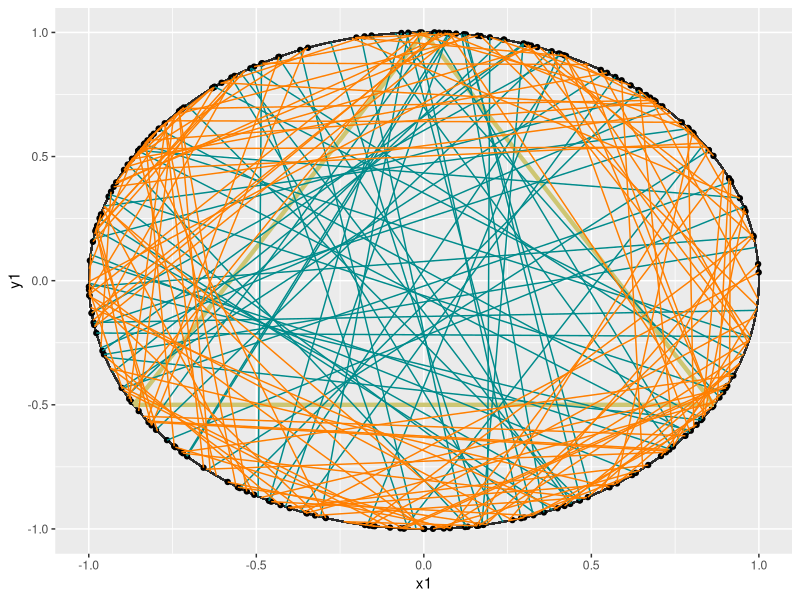
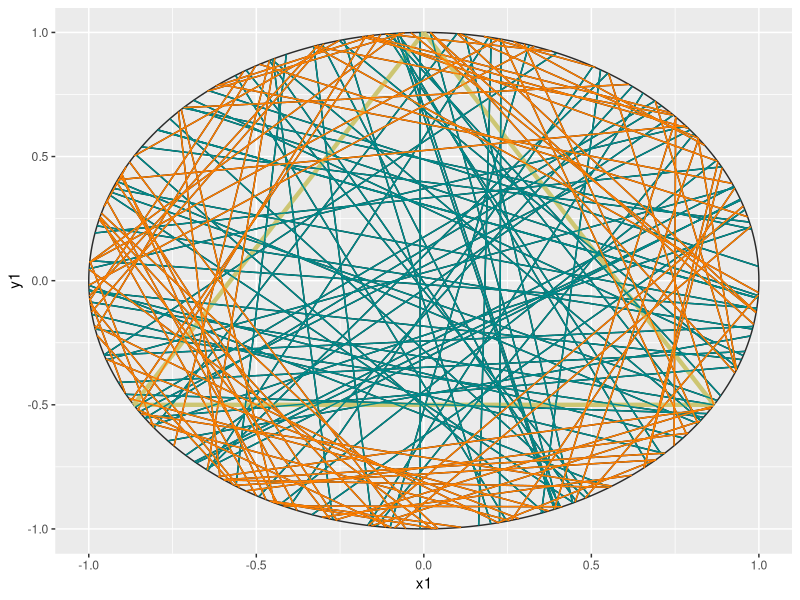
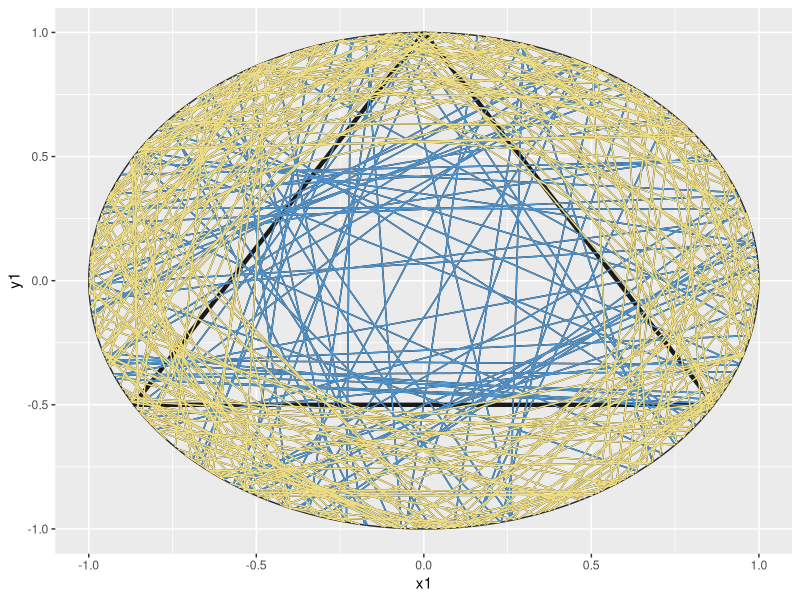

Write the R code that produced these figures, in order.
# Instruction to students: You may clear the code in this file and replace it
# with your own.

library(tidyverse)
library(ggforce)
library(ggplot2)
library(dplyr)

# METHOD A (Random Endpoints) --------------------------------------------------
n <- 200 # number of chords - can be changed

theta_A1 <- runif(n, 0, 2*pi)
theta_A2 <- runif(n, 0, 2*pi)
endpoint <- tibble(
  x1 = cos(theta_A1),
  y1 = sin(theta_A1),
  x2 = cos(theta_A2),
  y2 = sin(theta_A2))

eqtri_df <- tibble(
  x    = c(0, sqrt(3) / 2, -sqrt(3) / 2),
  y    = c(1, -0.5, -0.5),
  xend = c(sqrt(3) / 2, -sqrt(3) / 2, 0),
  yend = c(-0.5, -0.5, 1))

circle <- mutate(.data = endpoint, l = sqrt((x2 - x1)^2 + (y2 - y1)^2)) # add new column l

eqtri_df_new <- mutate(.data = eqtri_df, s = sqrt((xend - x)^2 + (yend - y)^2)) # add new column s

final_eqtri_df_new <- slice(.data = eqtri_df_new, 1) # only need 1 row as reference

s <- final_eqtri_df_new$s

final_table <- bind_cols(circle, s)
colnames(final_table)[6]  <- "s"

compare <- select(.data = final_table, l, s)
longer <- filter(.data = final_table, l > s)
shorter <- filter(.data = final_table, l < s)
print(longer)
chords_longer <- print(nrow(longer))

ggplot(data = endpoint, aes(x = x1, y = y1)) +
  ggforce::geom_circle(aes(x0 = 0, y0 = 0, r = 1), col = "gray17") +
  geom_point() + 
  geom_segment(data = eqtri_df, aes(x = x, y = y, xend = xend, yend = yend), col = "khaki3", lwd = 1.5) +
  geom_segment(data = longer , aes(x = x1, y = y1, xend = x2, yend = y2), col = "darkcyan") + 
  geom_segment(data = shorter , aes(x = x1, y = y1, xend = x2, yend = y2), col = "darkorange1") 

# Using Principle of Indifference
prob = chords_longer/n
print(prob)

# METHOD B (Random Radial Points) ----------------------------------------------
n <- 150 # number of chords - can be changed
r <- 1

theta_B <- runif(n, 0, 2*pi) # randomise angles
P <- runif(n,0,r) # randomise radius
Q <- sqrt(r^2-P^2) 

# Coordinates of random endpoints
endpoint <- tibble(
  x1 = P*cos(theta_B)+ Q*sin(theta_B),
  y1 = P*sin(theta_B)- Q*cos(theta_B),
  x2 = P*cos(theta_B)- Q*sin(theta_B),
  y2 = P*sin(theta_B)+ Q*cos(theta_B))

# Coordinates of equilateral triangle
eqtri_df <- tibble(
  x    = c(0, sqrt(3) / 2, -sqrt(3) / 2),
  y    = c(1, -0.5, -0.5),
  xend = c(sqrt(3) / 2, -sqrt(3) / 2, 0),
  yend = c(-0.5, -0.5, 1))

# new data for length l of chords and size s of triangle's lengths
endpoint_new <- mutate(.data = endpoint, l = sqrt((x2-x1)^2+(y2-y1)^2))
eqtri_df_new <- mutate(.data = eqtri_df, s = sqrt((xend-x)^2+(yend-y)^2))


final_eqtri_df_new <- slice(.data = eqtri_df_new, 1) # only need 1 row as reference

s <- final_eqtri_df_new$s # rename as s

final_table <- bind_cols(endpoint_new, s)
colnames(final_table)[6]  <- "s"

# Comparing lengths l and s
compare <- select(.data = final_table, l, s)
longer <- filter(.data = final_table, l > s)
shorter <- filter(.data = final_table, l < s)
print(longer) # only printing chords longer than side s of equilateral triangle
chords_longer <- print(nrow(longer))

# Plot triangle and chords
ggplot() +
  ggforce::geom_circle(aes(x0 = 0, y0 = 0, r = 1), col = "gray17") +
  geom_segment(data = endpoint, aes(x = x1, y = y1,xend = x2, yend = y2)) + 
  geom_segment(data = eqtri_df, aes(x = x, y = y, xend = xend, yend = yend), col = "khaki3", lwd = 1.5) +
  geom_segment(data = longer , aes(x = x1, y = y1, xend = x2, yend = y2), col = "darkcyan") + 
  geom_segment(data = shorter , aes(x = x1, y = y1, xend = x2, yend = y2), col = "darkorange1") 

# Using Principle of Indifference to calculate probability
prob = chords_longer/n
print(prob)

# METHOD C (Random Midpoints) --------------------------------------------------
n <- 300 # number of chords - can be changed
r <- 1

theta_C <- runif(n, 0, 2*pi) # randomise angles
V <- runif(n, 0, 1) 
V1 <- sqrt(V)
U <- sqrt(r^2 - V1^2)

end_point <- tibble(
  x1 = V1*cos(theta_C) + U*sin(theta_C),
  y1 = V1*sin(theta_C) - U*cos(theta_C),
  x2 = V1*cos(theta_C) - U*sin(theta_C),
  y2 = V1*sin(theta_C) + U*cos(theta_C))

eqtri_df <- tibble(
  x    = c(0, sqrt(3) / 2, -sqrt(3) / 2),
  y    = c(1, -0.5, -0.5),
  xend = c(sqrt(3) / 2, -sqrt(3) / 2, 0),
  yend = c(-0.5, -0.5, 1))

end_point_new <- mutate(.data = end_point, l = sqrt((x2 - x1)^2 + (y2 - y1)^2))
eqtri_df_new <- mutate(.data = eqtri_df, s = sqrt((xend - x)^2 + (yend - y)^2))

final_eqtri_df_new <- slice(.data = eqtri_df_new, 1) # only need 1 row as reference

s <- final_eqtri_df_new$s

final_table <- bind_cols(end_point_new, s)
colnames(final_table)[6]  <- "s"

compare <- select(.data = final_table, l, s)
longer <- filter(.data = final_table, l > s)
shorter <- filter(.data = final_table, l < s)
print(longer)
chords_longer <- print(nrow(longer))

# Plot 
ggplot() +
  ggforce::geom_circle(aes(x0 = 0, y0 = 0, r = 1), col = "gray17") +
  geom_segment(data = end_point, aes(x = x1, y = y1, xend = x2, yend = y2)) +
  geom_segment(data = eqtri_df, aes(x = x, y = y, xend = xend, yend = yend), col = "grey10", lwd = 1.5) +
  geom_segment(data = longer , aes(x = x1, y = y1, xend = x2, yend = y2), col = "steelblue3") + 
  geom_segment(data = shorter , aes(x = x1, y = y1, xend = x2, yend = y2), col = "lightgoldenrod") 

# Calculate probability 
prob = chords_longer/n
print(prob)
